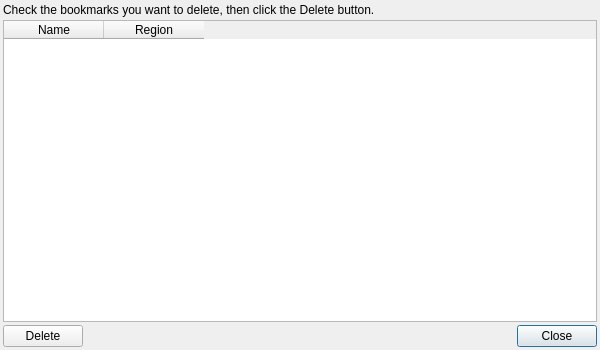
<?xml version="1.0" encoding="UTF-8"?>
<ui version="4.0">
 <class>BookmarkManager</class>
 <widget class="QDialog" name="BookmarkManager">
  <property name="geometry">
   <rect>
    <x>0</x>
    <y>0</y>
    <width>600</width>
    <height>350</height>
   </rect>
  </property>
  <property name="windowTitle">
   <string>Manage bookmarks</string>
  </property>
  <property name="windowIcon">
   <iconset resource="cppVISUAL.qrc">
    <normaloff>:/Icons/bookmark.png</normaloff>:/Icons/bookmark.png</iconset>
  </property>
  <layout class="QVBoxLayout" name="vertical_layout">
   <property name="spacing">
    <number>3</number>
   </property>
   <property name="leftMargin">
    <number>3</number>
   </property>
   <property name="topMargin">
    <number>3</number>
   </property>
   <property name="rightMargin">
    <number>3</number>
   </property>
   <property name="bottomMargin">
    <number>3</number>
   </property>
   <item>
    <widget class="QLabel" name="instructions_label">
     <property name="text">
      <string>Check the bookmarks you want to delete, then click the Delete button.</string>
     </property>
     <property name="wordWrap">
      <bool>true</bool>
     </property>
    </widget>
   </item>
   <item>
    <widget class="QTableWidget" name="bookmarks_table">
     <property name="editTriggers">
      <set>QAbstractItemView::EditTrigger::NoEditTriggers</set>
     </property>
     <property name="selectionBehavior">
      <enum>QAbstractItemView::SelectionBehavior::SelectRows</enum>
     </property>
     <property name="sortingEnabled">
      <bool>false</bool>
     </property>
     <attribute name="verticalHeaderVisible">
      <bool>false</bool>
     </attribute>
     <column>
      <property name="text">
       <string>Name</string>
      </property>
     </column>
     <column>
      <property name="text">
       <string>Region</string>
      </property>
     </column>
    </widget>
   </item>
   <item>
    <layout class="QHBoxLayout" name="buttons_layout">
     <item>
      <widget class="QPushButton" name="delete_btn">
       <property name="text">
        <string>Delete</string>
       </property>
       <property name="autoDefault">
        <bool>false</bool>
       </property>
      </widget>
     </item>
     <item>
      <widget class="QDialogButtonBox" name="button_box">
       <property name="standardButtons">
        <set>QDialogButtonBox::StandardButton::Close</set>
       </property>
      </widget>
     </item>
    </layout>
   </item>
  </layout>
 </widget>
 <resources>
  <include location="cppVISUAL.qrc"/>
 </resources>
 <connections/>
</ui>
